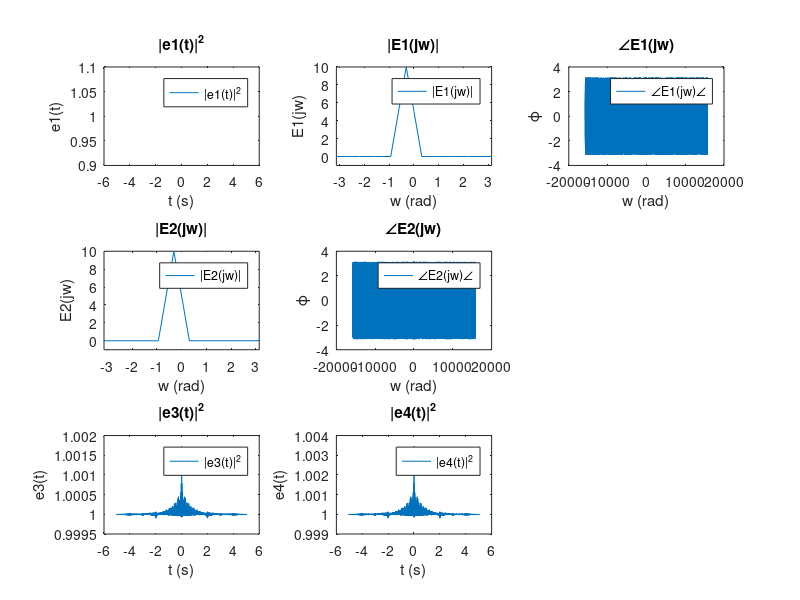

This figure's MATLAB source:
clc;    clear;

% Sampling Frequency
Fs = 5000;

% Δω = 2π * 10^9
dw = 2 * pi * 10^9;

% Set time and frequency scale
t = -5: 1 / Fs: 5;
df = Fs / length(t);
freq = (-Fs / 2: df: Fs / 2 - df) * 2 * pi;

% β = 2π
b1 = 2 * pi;

% Construct e1 and its Fourier Transform
e1 = exp(1i * b1 * sin(dw * t));
E1 = fftshift(fft(fftshift(e1))) / Fs;

% β = 4π
b2 = 4 * pi;

% Construct e2 and its Fourier Transform
e2 = exp(1i * b2 * sin(dw * t));
E2 = fftshift(fft(fftshift(e2))) / Fs;

% E3 = Magnitude of E1 and Phase of 1
E3 = abs(E1);
e3 = ifftshift(ifft(ifftshift(E3 * Fs)));

%  E4 = Magnitude of E2 and Phase of 1
E4 = abs(E2);
e4 = ifftshift(ifft(ifftshift(E4 * Fs)));

% Plot |e1|^2
subplot(3, 3, 1);
plot(t, abs(e1).^2);
title('|e1(t)|^2');
legend('|e1(t)|^2'); 
xlabel('t (s)');
ylabel('e1(t)');

% Plot Magnitude of E1
subplot(3, 3, 2);
plot(freq, abs(E1));
axis([-pi, pi, -1, 10]);
title('|E1(jw)|');
legend('|E1(jw)|'); 
xlabel('w (rad)');
ylabel('E1(jw)');

% Plot Phase of E1
subplot(3, 3, 3);
plot(freq, angle(E1));
title('∠E1(jw)');
legend('∠E1(jw)∠'); 
xlabel('w (rad)');
ylabel('ϕ');

% Plot Magnitude of E2
subplot(3, 3, 4);
plot(freq, abs(E2));
axis([-pi, pi, -1, 10]);
title('|E2(jw)|');
legend('|E2(jw)|'); 
xlabel('w (rad)');
ylabel('E2(jw)');

% Plot Phase of E2
subplot(3, 3, 5);
plot(freq, angle(E2));
title('∠E2(jw)');
legend('∠E2(jw)∠'); 
xlabel('w (rad)');
ylabel('ϕ');

% Plot |e3|^2
subplot(3, 3, 7);
plot(t, abs(e3).^2);
title('|e3(t)|^2');
legend('|e3(t)|^2'); 
xlabel('t (s)');
ylabel('e3(t)');

% Plot |e4|^2
subplot(3, 3, 8);
plot(t, abs(e4).^2);
title('|e4(t)|^2');
legend('|e4(t)|^2'); 
xlabel('t (s)');
ylabel('e4(t)');